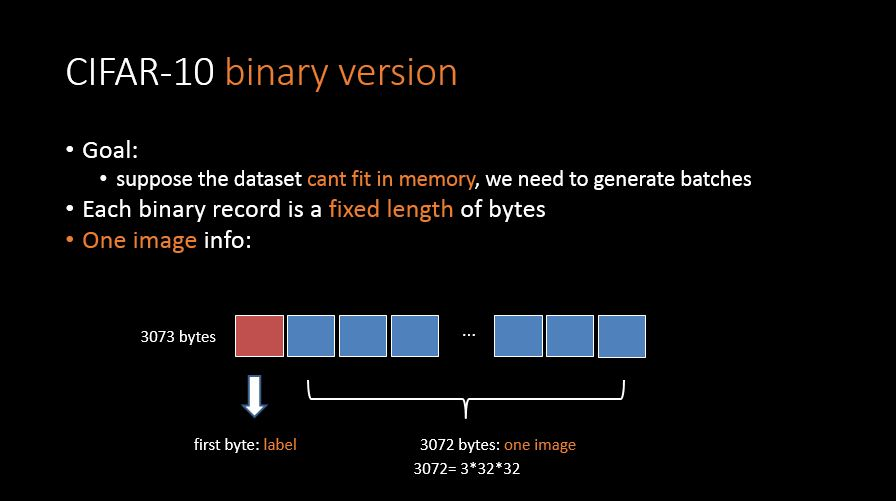
//> input picture deeplearning/tensorflow/code/my_tensorFlow_tutorials/02_CIFAR10/images/001.JPG, 896 x 501 px
$ ./noise_erase ../../../../../../deeplearning/tensorflow/code/my_tensorFlow_tutorials/02_CIFAR10/images/001.JPG   (built with g++ and OpenCV 4)
//> lines starting //> are read from the running program, lines starting //| are printed output that depends on the picture
#include <opencv2/core/core.hpp>
#include <opencv2/imgproc/imgproc.hpp>
#include <opencv2/highgui/highgui.hpp>

int main(int argc, char **argv)
{
	cv::Mat image = cv::imread(argv[1]);
//> image is the input picture: 501 rows x 896 cols, CV_8UC3; mean B, G, R 11.2, 10.1, 10.2
    cv::Mat out_bf, out_bl, out_gs, out_df;
    int ksize = 15;
	int d = 18;

    cv::boxFilter(image, out_bf, -1, cv::Size(ksize, ksize));
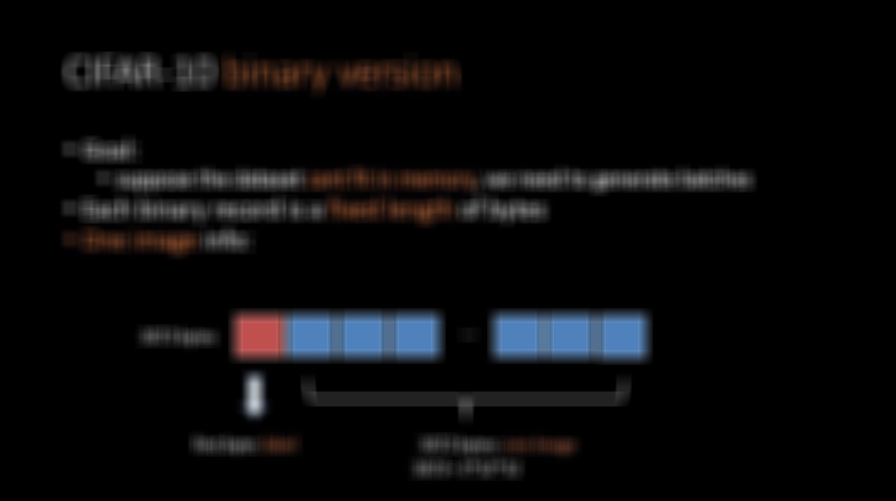
//> out_bf: 501 rows x 896 cols, CV_8UC3; mean B, G, R 11.2, 10.1, 10.2
    cv::blur(image, out_bl, cv::Size(ksize, ksize));
    cv::GaussianBlur(image, out_gs, cv::Size(ksize, ksize), 0, 0);
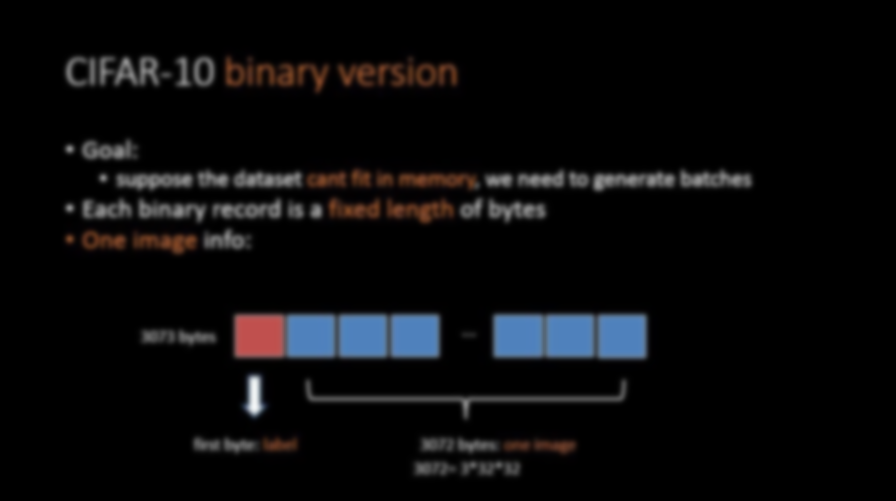
//> out_gs: 501 rows x 896 cols, CV_8UC3; mean B, G, R 11.2, 10.1, 10.2
    cv::bilateralFilter(image, out_df, d, d * 2, d / 2);

	cv::imshow("Origin", image);
	cv::imshow("boxFilter", out_bf);
	cv::imshow("blur", out_bl);
	cv::imshow("Gaussian", out_gs);
	cv::imshow("bilateralFilter", out_df);
	cv::waitKey();

	return 0;
}

$ run again, on deeplearning/tensorflow/code/my_tensorFlow_tutorials/02_CIFAR10/images/003.JPG
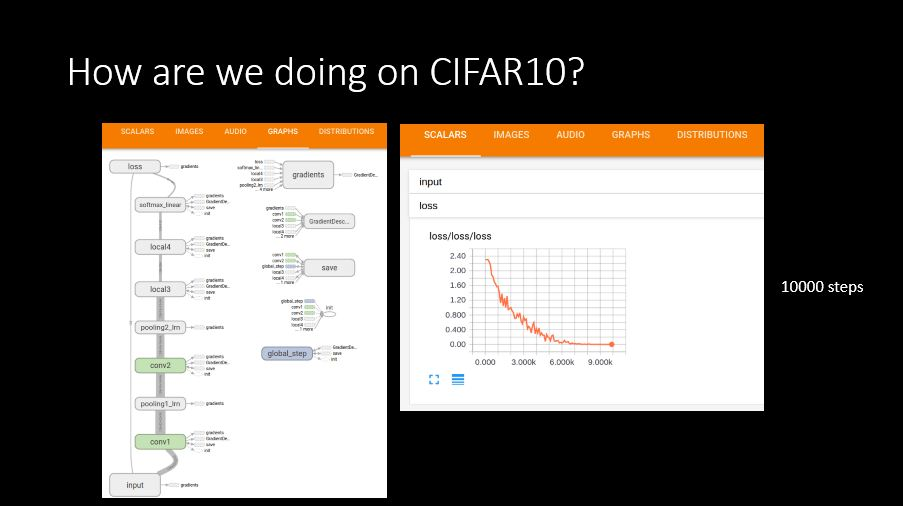
//> input picture deeplearning/tensorflow/code/my_tensorFlow_tutorials/02_CIFAR10/images/003.JPG, 903 x 506 px
//> image is the input picture: 506 rows x 903 cols, CV_8UC3; mean B, G, R 106.7, 111.6, 116.3
//> `cv::boxFilter(image, out_bf, -1, cv::Size(ksize, ksize));`:
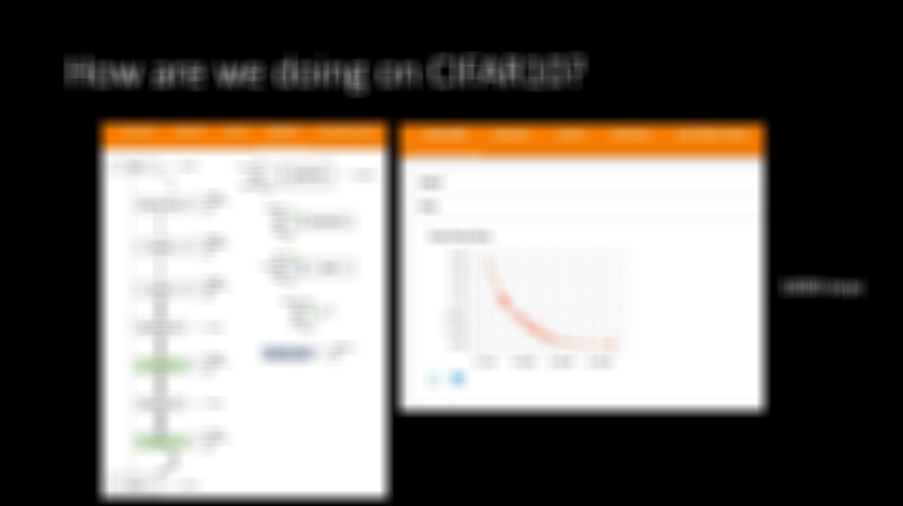
//> out_bf: 506 rows x 903 cols, CV_8UC3; mean B, G, R 106.7, 111.6, 116.3
//> `cv::GaussianBlur(image, out_gs, cv::Size(ksize, ksize), 0, 0);`:
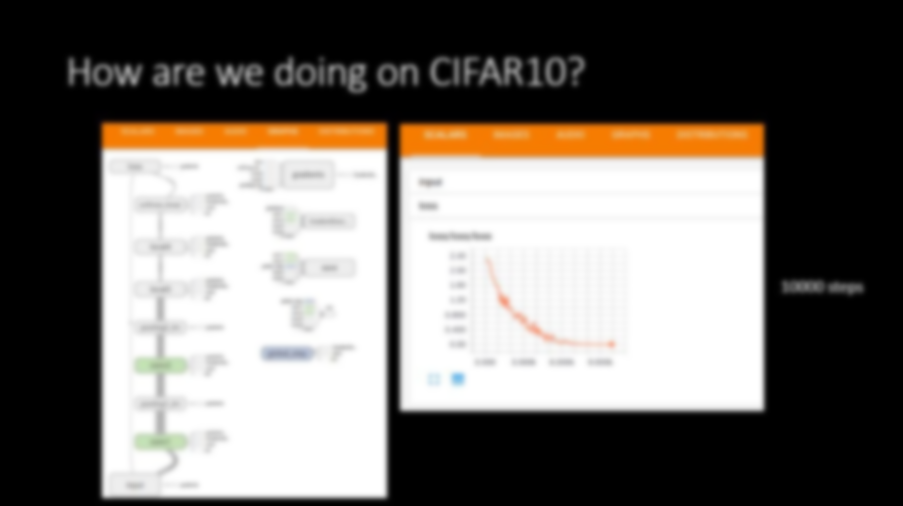
//> out_gs: 506 rows x 903 cols, CV_8UC3; mean B, G, R 106.7, 111.6, 116.3

$ run again, on deeplearning/tensorflow/code/my_tensorFlow_tutorials/02_CIFAR10/images/004.JPG
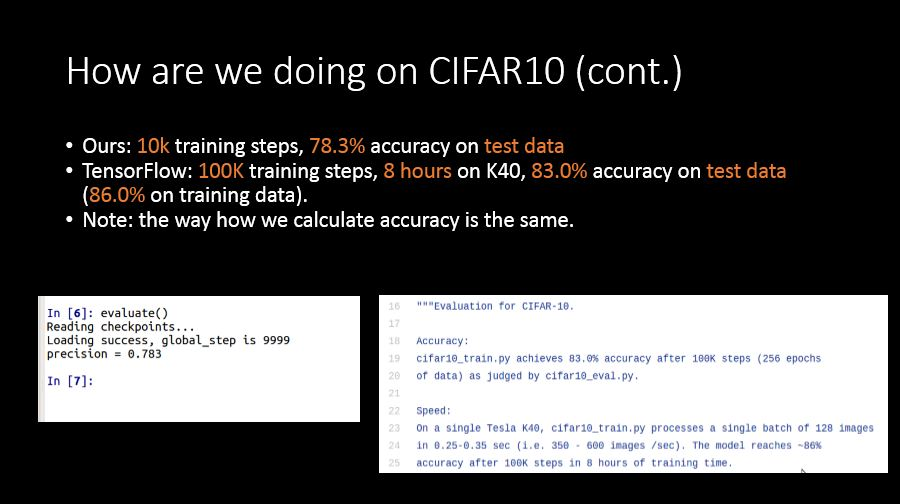
//> input picture deeplearning/tensorflow/code/my_tensorFlow_tutorials/02_CIFAR10/images/004.JPG, 900 x 504 px
//> image is the input picture: 504 rows x 900 cols, CV_8UC3; mean B, G, R 78.2, 78, 78.4
//> `cv::boxFilter(image, out_bf, -1, cv::Size(ksize, ksize));`:
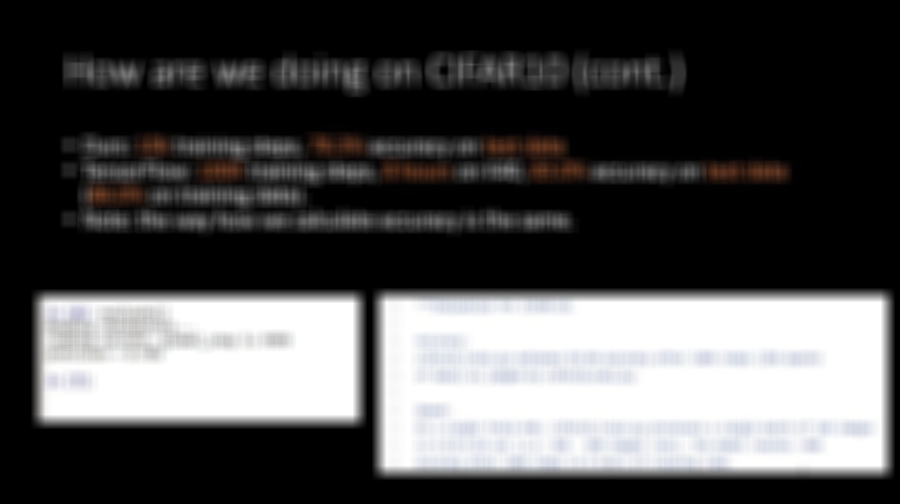
//> out_bf: 504 rows x 900 cols, CV_8UC3; mean B, G, R 78.2, 78, 78.4
//> `cv::GaussianBlur(image, out_gs, cv::Size(ksize, ksize), 0, 0);`:
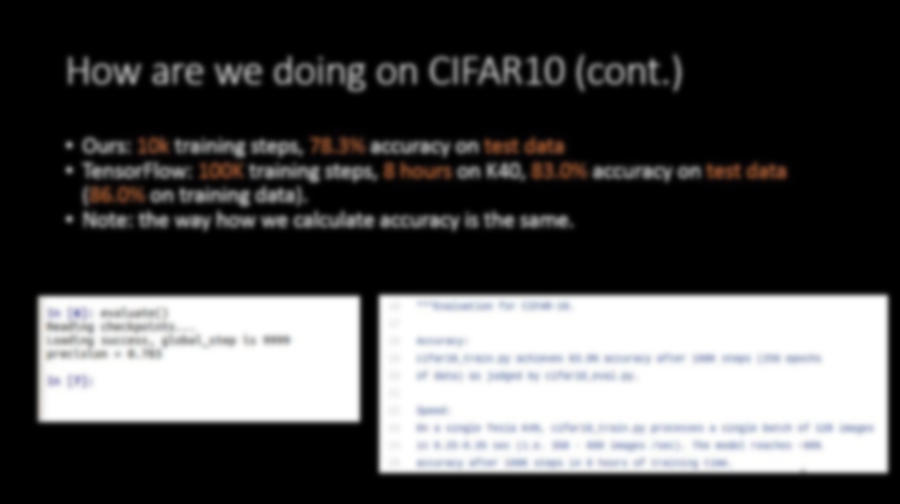
//> out_gs: 504 rows x 900 cols, CV_8UC3; mean B, G, R 78.2, 78, 78.4
